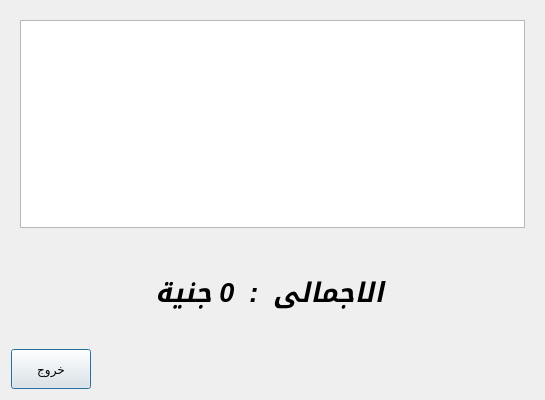
<?xml version="1.0" encoding="UTF-8"?>
<ui version="4.0">
 <class>query</class>
 <widget class="QDialog" name="query">
  <property name="geometry">
   <rect>
    <x>0</x>
    <y>0</y>
    <width>545</width>
    <height>400</height>
   </rect>
  </property>
  <property name="minimumSize">
   <size>
    <width>545</width>
    <height>400</height>
   </size>
  </property>
  <property name="maximumSize">
   <size>
    <width>545</width>
    <height>400</height>
   </size>
  </property>
  <property name="windowTitle">
   <string>استعلام</string>
  </property>
  <property name="layoutDirection">
   <enum>Qt::RightToLeft</enum>
  </property>
  <layout class="QGridLayout" name="gridLayout">
   <item row="2" column="1">
    <spacer name="horizontalSpacer">
     <property name="orientation">
      <enum>Qt::Horizontal</enum>
     </property>
     <property name="sizeHint" stdset="0">
      <size>
       <width>40</width>
       <height>20</height>
      </size>
     </property>
    </spacer>
   </item>
   <item row="0" column="0" colspan="3">
    <widget class="QWidget" name="widget" native="true">
     <layout class="QGridLayout" name="gridLayout_2">
      <item row="0" column="0">
       <widget class="QTableWidget" name="tableWidgetResultsTabel">
        <property name="font">
         <font>
          <pointsize>12</pointsize>
         </font>
        </property>
        <property name="editTriggers">
         <set>QAbstractItemView::NoEditTriggers</set>
        </property>
       </widget>
      </item>
     </layout>
    </widget>
   </item>
   <item row="2" column="2">
    <widget class="QPushButton" name="buttonExit">
     <property name="sizePolicy">
      <sizepolicy hsizetype="Minimum" vsizetype="Fixed">
       <horstretch>0</horstretch>
       <verstretch>0</verstretch>
      </sizepolicy>
     </property>
     <property name="minimumSize">
      <size>
       <width>40</width>
       <height>40</height>
      </size>
     </property>
     <property name="text">
      <string>خروج</string>
     </property>
    </widget>
   </item>
   <item row="1" column="1" colspan="2">
    <widget class="QLabel" name="labelResultValue">
     <property name="minimumSize">
      <size>
       <width>0</width>
       <height>100</height>
      </size>
     </property>
     <property name="font">
      <font>
       <pointsize>20</pointsize>
       <italic>true</italic>
       <bold>true</bold>
      </font>
     </property>
     <property name="text">
      <string>الاجمالى  :  0 جنية</string>
     </property>
     <property name="alignment">
      <set>Qt::AlignCenter</set>
     </property>
    </widget>
   </item>
  </layout>
 </widget>
 <resources/>
 <connections/>
</ui>
